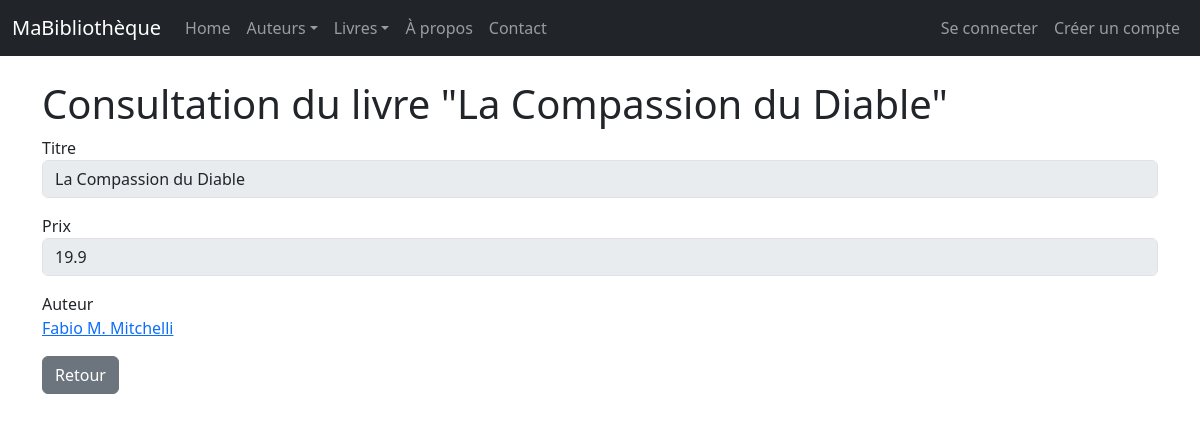
The page /livres/1/view/ on the database as committed earlier.
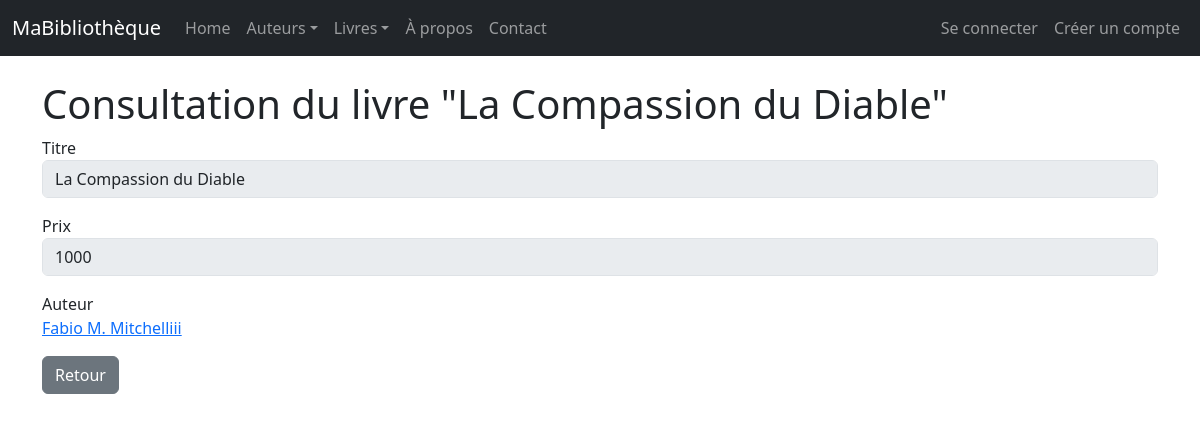
The same page on the database as committed later.
### monApp/models.py (models this page shows, shortened)
class Livre(db.Model):
    idL = db.Column( db.Integer, primary_key = True)
    Prix = db.Column( db.Integer)
    Titre = db.Column( db.String(255))
    Url = db.Column( db.String(255))
    Img = db.Column( db.String(255))
    auteur_id = db.Column (db.Integer , db.ForeignKey ("auteur.idA") )
    auteur = db.relationship ("Auteur", backref =db.backref ("livres", lazy="dynamic") )

class Auteur(db.Model):
    idA = db.Column( db.Integer, primary_key=True )
    Nom = db.Column(db.String(100), unique=True)

### monApp/views.py (the view)
@app.route('/livres/<idL>/view/') # Good practice to specify type
def viewLivre(idL):
    unLivre = Livre.query.get_or_404(idL)
    unForm = FormLivre(obj=unLivre) # Pre-populate form
    return render_template("livre_view.html",selectedLivre=unLivre, viewForm=unForm)

### monApp/forms.py
class FormLivre(FlaskForm):
    idL=HiddenField('idL')
    Prix = FloatField ('Prix',validators =[DataRequired()])

### monApp/templates/livre_view.html (shortened to what this page needs)
{% extends "base.html" %}
{% block main %}
<h1 >Consultation du livre "{{ selectedLivre.Titre }}"</h1>
<form role="form" method="POST" action="">
    <div class="form-group mb-3">
        <label>Titre</label>
        <input class="form-control" disabled size="50" type="text" value="{{ selectedLivre.Titre }}">
    </div>
    <div class="form-group mb-3">
        {{ viewForm.Prix.label }}
        {{ viewForm.Prix(size=50, disabled=True, class_="form-control") }}
    </div>
    <div class="form-group mb-3">
        <label>Auteur</label>
        <p class="form-control-static"><a href="{{ url_for('viewAuteur', idA=selectedLivre.auteur.idA) }}">{{ selectedLivre.auteur.Nom }}</a></p>
    </div>
    <a href="{{ url_for('getLivres') }}" class="btn btn-secondary">Retour</a>
</form >
{% endblock %}

Rows that differ between the two databases and show on the page:
changed Livre "La Compassion du Diable": Prix "19.9" → "1000"
changed Auteur: auteur.Nom "Fabio M. Mitchelli" → "Fabio M. Mitchelliii"
